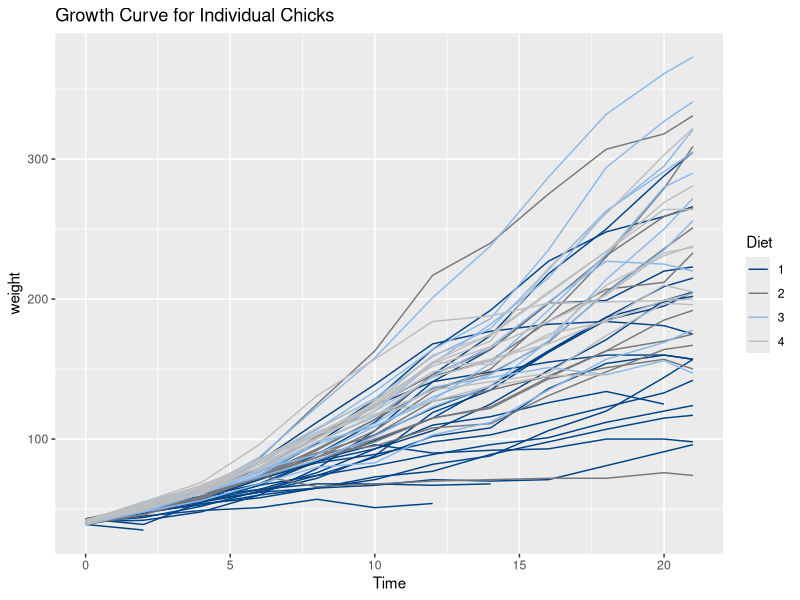
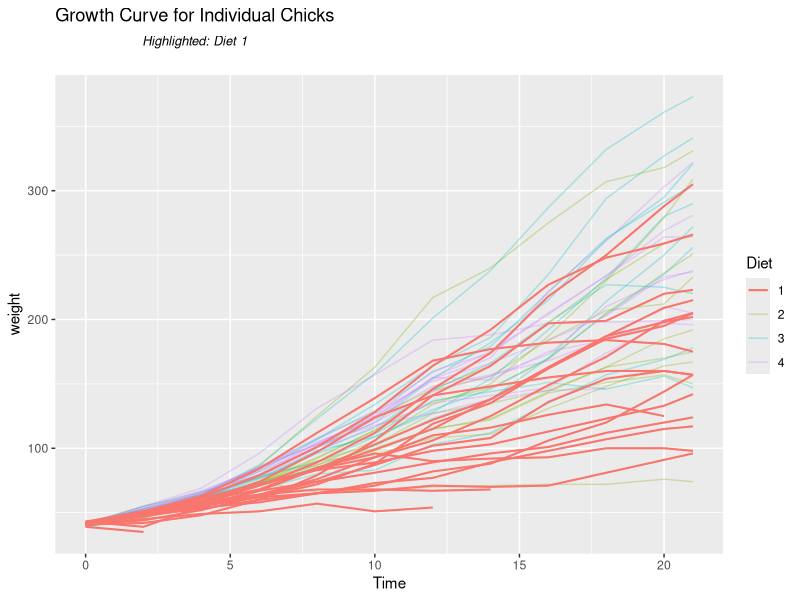

Reproduce these figures in R, in order. (Note: this script raises an error after producing the figures.)
## ---- chunk 1
start_program <- proc.time()
## ---- chunk 2
packages <- c("data.table", "ggplot2", "knitr")
sapply(packages, require, character.only=TRUE, quietly=TRUE)
## ---- chunk 3
colorPalette <- function () {
  c(rgb(  1,  67, 134, maxColorValue=255),
    rgb(119, 120, 123, maxColorValue=255),
    rgb(139, 184, 234, maxColorValue=255),
    rgb(188, 190, 192, maxColorValue=255),
    rgb( 94, 122, 162, maxColorValue=255),
    rgb(223, 122,  28, maxColorValue=255))
}
## ---- chunk 4
head(ChickWeight)
## ---- chunk 5
summary(ChickWeight)
## ---- chunk 6
ChickWeight <- data.table(ChickWeight)
## ---- chunk 7
mean_ChickWeight <- ChickWeight[Time %in% c(0,10,21),
                                list(mean_weight = round(mean(weight), digits=1)),
                                by = list(Diet,Time)]

kable(mean_ChickWeight)
## ---- chunk 8
ChickWeight[, dietChr := sprintf("Diet %d", Diet)]
## ---- chunk 9
ggplot() +
  geom_line(data=ChickWeight, aes(x=Time, y=weight, color=Diet, group=Chick)) +
  scale_color_manual(values=colorPalette()) +
  ggtitle("Growth Curve for Individual Chicks")
## ---- chunk 10
# Identify the diet of interest
diet <- 1

# Identify R plot color associated with diet of interest
gg_color_hue <- function(n) {
  hues = seq(15, 375, length=n+1)
  hcl(h=hues, l=65, c=100)[1:n]
}
color <- gg_color_hue(4)[diet]
## ---- chunk 11
ggplot() +
  geom_line(data=ChickWeight, aes(x=Time, y=weight, color=Diet, group=Chick), alpha=.3) +
  geom_line(data=ChickWeight[Diet==diet], aes(x=Time, y=weight, color=Diet, group=Chick), size=0.7) +
  ggtitle(bquote(atop("Growth Curve for Individual Chicks",atop(italic(.(paste("Highlighted: Diet",diet)))))))
  scale_color_manual(values=colorPalette()) +
## ---- chunk 12
linesize <- rep(0.5,4)
linesize[diet] <- 1
ggplot() +
  geom_point(data=ChickWeight, aes(x=Time, y=weight, colour=Diet), alpha=.3, size=1.5) +
  geom_smooth(data=ChickWeight, aes(x=Time, y=weight, colour=Diet), alpha=.2) +
  geom_point(data=ChickWeight[Diet==diet], aes(x=Time, y=weight, colour=Diet), size=1.5) +
  geom_smooth(data=ChickWeight[Diet==diet], aes(x=Time, y=weight, colour=Diet), alpha=.2, size=.8) +
  guides(colour=guide_legend(override.aes=list(size=linesize, shape=c(NA,NA,NA,NA)))) +
  ggtitle(bquote(atop("Fitted Growth Curves",atop(italic(.(paste("Highlighted: Diet",diet)))))))
  scale_color_manual(values=colorPalette()) +
## ---- chunk 13
ggplot(ChickWeight[Time==21], aes(x=weight, colour=Diet)) +
    geom_density() +
    geom_density(data=ChickWeight[Time==21 & Diet==diet], aes(x=weight), fill=color, alpha=.2, show_guide=FALSE) +
  ggtitle(bquote(atop("Density: Final Weight",atop(italic(.(paste("Highlighted: Diet",diet)))))))
  scale_color_manual(values=colorPalette()) +
  scale_fill_manual(values=colorPalette()) +
## ---- chunk 14
time_program <- proc.time()-start_program
print(paste("Total runtime:", format(time_program[3]/60,digits=3), "minutes"))
## ---- chunk 15
rm(list=ls())
invisible(gc())
